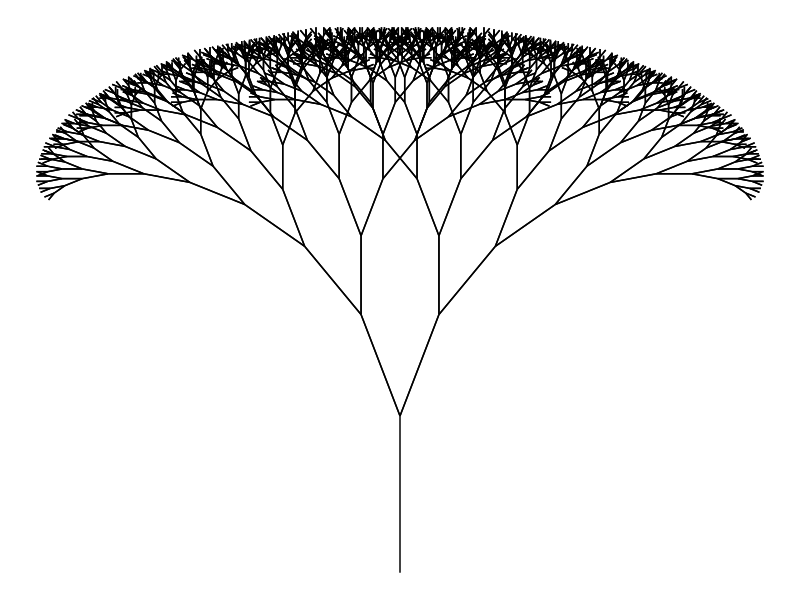

This chart was generated by the following R code:
library(tidyverse)

# Function to convert degrees into radians
deg2rad <- function(deg){
  return(deg * pi / 180)
}


fractal_tree <- function(x_start, y_start, len_start, rotate_angle, ldf) {
  rotate_factor <- deg2rad(rotate_angle)
  length_decrease_factor <- ldf
  coord_index <- 1
  coords <- list(
    x = rep(NA_real_, 8000),
    y = rep(NA_real_, 8000)
  )
  
  branch <- function(x, y, a, len) {
    if (len > 5) {
      new_len <- len * length_decrease_factor
      
      new_angle <- a + rotate_factor
      new_x <- (len * cos(new_angle)) + x
      new_y <- (len * sin(new_angle)) + y
      
      i <- coord_index:(coord_index + 3)
      coords$x[i] <<- c(0 + x, new_x)
      coords$y[i] <<- c(0 + y, new_y)
      coord_index <<- coord_index + 4
      
      branch(new_x, new_y, new_angle, new_len)
      
      
      
      new_angle <- a - rotate_factor
      new_x <- (len * cos(new_angle)) + x
      new_y <- (len * sin(new_angle)) + y
      
      i <- coord_index:(coord_index + 3)
      coords$x[i] <<- c(0 + x, new_x)
      coords$y[i] <<- c(0 + y, new_y)
      coord_index <<- coord_index + 4
      
      branch(new_x, new_y, new_angle, new_len)
    }
  
    return()
  }
  
  branch(x_start, y_start, deg2rad(90), len_start * 0.67)
  trunk <- data.frame(
    x = c(x_start, x_start),
    y = c(y_start, y_start - len_start)
  )
  
  coords <- as_tibble(coords) %>%
    filter(!is.na(x)) %>% 
    bind_rows(trunk)
  
  coords <- coords %>% 
    mutate(
      line_id = rep(seq_len(nrow(coords) / 2), each = 2)
    )
    
  return(coords)
}

df <- fractal_tree(0, 150, 120, 15, 0.75)

df %>% 
  ggplot() +
  geom_path(aes(x, y, group = line_id)) +
  theme_void()
